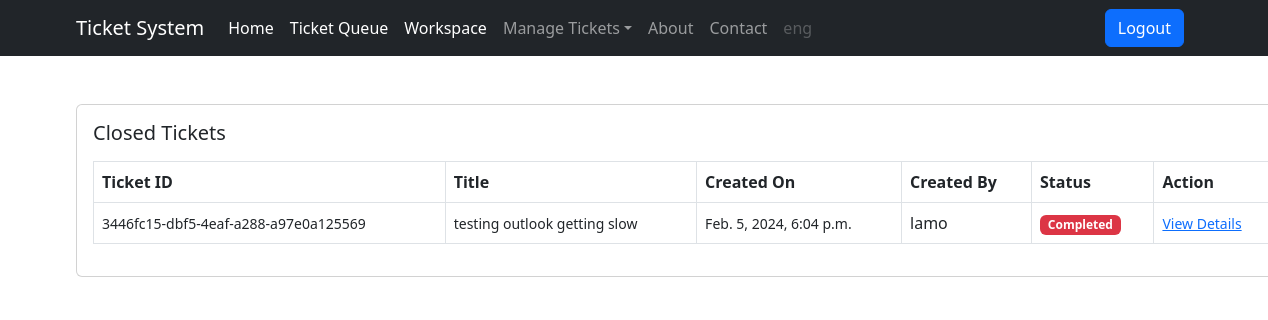
Screenshot of /ticket/all-closed-ticket/ (signed in) with the database file from the repository.
### users/models.py (models this page shows)
class User(AbstractUser):
    is_customer = models.BooleanField(default=False)
    is_engineer = models.BooleanField(default=False)
    def __str__(self):
        return self.username

### ticket/models.py (models this page shows, shortened)
class Ticket(models.Model):
    status_choices ={
        ('Active', 'Active'),
        ('Completed', 'Completed'),
        ('Pending', 'Pending')
    }
    ticket_number = models.UUIDField(default=uuid.uuid4)
    title = models.CharField(max_length = 100)
    description = models.TextField()
    created_by = models.ForeignKey(User, on_delete = models.CASCADE, related_name = 'created_by')
    date_created = models.DateTimeField(auto_now_add = True)
    assigned_to = models.ForeignKey(User,on_delete= models.DO_NOTHING, null=True, blank = True)
    is_resolved = models.BooleanField(default = False)
    accepted_date = models.DateTimeField(null = True, blank = True)
    closed_date = models.DateTimeField(null = True, blank = True)
    ticket_status = models.CharField(max_length=15, choices = status_choices)

### ticket/views.py (the view)
# urls.py: path('all-closed-ticket/', views.all_closed_tickets, name='all-closed-tickets')
@login_required
def all_closed_tickets(request):
    tickets = Ticket.objects.filter(assigned_to=request.user,is_resolved=True)
    context = {'tickets':tickets}
    return render(request,'ticket/all_closed_tickets.html',context)

### templates/ticket/all_closed_tickets.html
{% extends 'base.html' %}
{% block content %}
<div class="card mx-auto" style="width: 76rem;">
<div class="card-body">
    <h5 class="card-title mb-3">Closed Tickets</h5>
    <table class="table table-bordered">
        <thead>
          <tr>
            <th scope="col">Ticket ID</th>
            <th scope="col">Title</th>
            <th scope="col">Created On</th>
            <th scope="col">Created By</th>
            <th scope="col">Status</th>
            <th scope="col">Action</th>
          </tr>
        </thead>
        <tbody>
            {% for ticket in tickets %}
            <tr>
                <td><small>{{ticket.ticket_number}}</small></td>
                <td><small>{{ticket.title}}</small></td>
                <td><small>{{ticket.date_created}}</small></td>
                <td>{{ticket.created_by}}</td>
                {% if ticket.ticket_status == 'Active' %}
                <td><span class="badge bg-success">Active</span></td>
                {% elif ticket.ticket_status == 'Pending' %}
                <td><span class="badge bg-warning">Pending</span></td>
                {% elif ticket.ticket_status == 'Completed' %}
                <td><span class="badge bg-danger">Completed</span></td>
                {% endif %}
                <td><small><a href="{% url 'ticket-details' ticket.pk %}">View Details</a></small></td>
          </tr>
          {% endfor %}
        </tbody>
      </table>
</div></div>
{% endblock content %}

### templates/base.html (shortened to what this page needs)
<!DOCTYPE html>
<html lang="en">
<head>
    <link href="https://cdn.jsdelivr.net/npm/bootstrap@5.3.0/dist/css/bootstrap.min.css" rel="stylesheet">
</head>
<body>
{% if request.user.is_customer %}
    <nav class="navbar navbar-expand-lg navbar-dark bg-dark fixed-top">
        <div class="container">
            <a class="navbar-brand" href="#">Ticket System</a>
            <button class="navbar-toggler" type="button" data-bs-toggle="collapse" data-bs-target="#navbarNav" aria-controls="navbarNav" aria-expanded="false" aria-label="Toggle navigation">
                <span class="navbar-toggler-icon"></span>
            </button>
            <div class="collapse navbar-collapse" id="navbarNav">
                <ul class="navbar-nav ml-auto">
                    <li class="nav-item ">
                        <a class="nav-link active" href="/">Home</a>
                    </li>\
                    <li class="nav-item ">
                        <a class="nav-link active" href="{% url 'create-ticket' %}">Create Ticket</a>
                    </li>
                    <li class="nav-item ">
                        <a class="nav-link active" href="{% url 'all-tickets' %}">View Tickets</a>
                    </li>
                    <li class="nav-item">
                        <a class="nav-link active" href="#">About</a>
                    </li>
                    <li class="nav-item">
                        <a class="nav-link active" href="#">Contact</a>
                    </li>
                    <li class="nav-item">
                        <a class="nav-link disabled" href="#" tabindex="-1" aria-disabled="true">{{request.user.username}}</a>
                    </li>
                </ul>
                <ul class="navbar-nav ms-auto">
                    <li class="nav-item">
                        <a class="btn btn-primary me-2" href="{% url 'logout' %}">Logout</a>
                        </li>
                        </ul>
            </div>
        </div>
    </nav>
    {% elif request.user.is_engineer %}
    <nav class="navbar navbar-expand-lg navbar-dark bg-dark fixed-top">
        <div class="container">
            <a class="navbar-brand" href="#">Ticket System</a>
            <div class="collapse navbar-collapse" id="navbarNav">
                <ul class="navbar-nav ml-auto">
                    <li class="nav-item active">
                        <a class="nav-link active" href="/">Home</a>
                    </li>
                    <li class="nav-item">
                        <a class="nav-link active" href="{% url 'ticket-queue' %}">Ticket Queue</a>
                    </li>
                    <li class="nav-item ">
                        <a class="nav-link active" href="{% url 'workspace' %}">Workspace</a>
                    </li>
                    <li class="nav-item dropdown">
                        <a class="nav-link dropdown-toggle" href="#" id="navbarDropdown" role="button"
                        data-bs-toggle="dropdown" aria-expanded="false"
                        >Manage Tickets</a>
                    </li>
                    <li class="nav-item">
                        <a class="nav-link" href="#">About</a>
                    </li>
                    <li class="nav-item">
                        <a class="nav-link" href="#">Contact</a>
                    </li>
                    <li class="nav-item">
                        <a class="nav-link disabled" href="#" tabindex="-1" aria-disabled="true">{{request.user.username}}</a>
                    </li>
                </ul>
                <ul class="navbar-nav ms-auto">
                    <li class="nav-item">
                        <a class="btn btn-primary me-2" href="{% url 'logout' %}">Logout</a>
                        </li>
                        </ul>
            </div>
        </div>
    </nav>
    {% endif %}
<div class="container mt-5">
    {% block content %}
    {% endblock content %}
</div>
</body>
</html>

### templates/base.html (style rules this page uses)
body { padding-top: 56px; }

### rows the page displays
User: user.username "eng"
Ticket: ticket_number "3446fc15-dbf5-4eaf-a288-a97e0a125569", title "testing outlook getting slow", date_created "Feb. 5, 2024, 6:04 p.m.", created_by "lamo", ticket_status "Completed"
